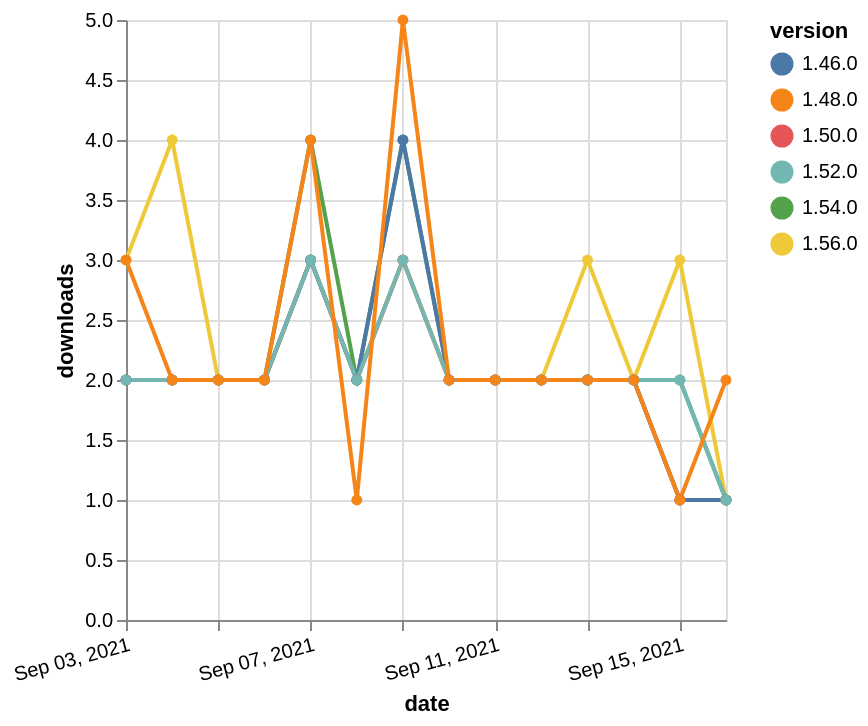

Vega-Lite specification stored for this chart:
### Vega-Lite specification from a JSON file in a GitHub repository (floating-point values rounded to 4 significant figures)
{"$schema": "https://vega.github.io/schema/vega-lite/v5.json", "description": "A simple bar chart with embedded data.", "data": {"values": [{"date": "2021-09-03", "total": 220, "delta": 3, "version": "1.56.0"}, {"date": "2021-09-04", "total": 224, "delta": 4, "version": "1.56.0"}, {"date": "2021-09-05", "total": 226, "delta": 2, "version": "1.56.0"}, {"date": "2021-09-06", "total": 228, "delta": 2, "version": "1.56.0"}, {"date": "2021-09-07", "total": 231, "delta": 3, "version": "1.56.0"}, {"date": "2021-09-08", "total": 233, "delta": 2, "version": "1.56.0"}, {"date": "2021-09-09", "total": 236, "delta": 3, "version": "1.56.0"}, {"date": "2021-09-10", "total": 238, "delta": 2, "version": "1.56.0"}, {"date": "2021-09-11", "total": 240, "delta": 2, "version": "1.56.0"}, {"date": "2021-09-12", "total": 242, "delta": 2, "version": "1.56.0"}, {"date": "2021-09-13", "total": 245, "delta": 3, "version": "1.56.0"}, {"date": "2021-09-14", "total": 247, "delta": 2, "version": "1.56.0"}, {"date": "2021-09-15", "total": 250, "delta": 3, "version": "1.56.0"}, {"date": "2021-09-16", "total": 251, "delta": 1, "version": "1.56.0"}, {"date": "2021-09-03", "total": 700, "delta": 2, "version": "1.54.0"}, {"date": "2021-09-04", "total": 702, "delta": 2, "version": "1.54.0"}, {"date": "2021-09-05", "total": 704, "delta": 2, "version": "1.54.0"}, {"date": "2021-09-06", "total": 706, "delta": 2, "version": "1.54.0"}, {"date": "2021-09-07", "total": 710, "delta": 4, "version": "1.54.0"}, {"date": "2021-09-08", "total": 712, "delta": 2, "version": "1.54.0"}, {"date": "2021-09-09", "total": 716, "delta": 4, "version": "1.54.0"}, {"date": "2021-09-10", "total": 718, "delta": 2, "version": "1.54.0"}, {"date": "2021-09-11", "total": 720, "delta": 2, "version": "1.54.0"}, {"date": "2021-09-12", "total": 722, "delta": 2, "version": "1.54.0"}, {"date": "2021-09-13", "total": 724, "delta": 2, "version": "1.54.0"}, {"date": "2021-09-14", "total": 726, "delta": 2, "version": "1.54.0"}, {"date": "2021-09-15", "total": 728, "delta": 2, "version": "1.54.0"}, {"date": "2021-09-16", "total": 729, "delta": 1, "version": "1.54.0"}, {"date": "2021-09-03", "total": 1472, "delta": 2, "version": "1.50.0"}, {"date": "2021-09-04", "total": 1474, "delta": 2, "version": "1.50.0"}, {"date": "2021-09-05", "total": 1476, "delta": 2, "version": "1.50.0"}, {"date": "2021-09-06", "total": 1478, "delta": 2, "version": "1.50.0"}, {"date": "2021-09-07", "total": 1481, "delta": 3, "version": "1.50.0"}, {"date": "2021-09-08", "total": 1483, "delta": 2, "version": "1.50.0"}, {"date": "2021-09-09", "total": 1486, "delta": 3, "version": "1.50.0"}, {"date": "2021-09-10", "total": 1488, "delta": 2, "version": "1.50.0"}, {"date": "2021-09-11", "total": 1490, "delta": 2, "version": "1.50.0"}, {"date": "2021-09-12", "total": 1492, "delta": 2, "version": "1.50.0"}, {"date": "2021-09-13", "total": 1494, "delta": 2, "version": "1.50.0"}, {"date": "2021-09-14", "total": 1496, "delta": 2, "version": "1.50.0"}, {"date": "2021-09-15", "total": 1497, "delta": 1, "version": "1.50.0"}, {"date": "2021-09-16", "total": 1498, "delta": 1, "version": "1.50.0"}, {"date": "2021-09-03", "total": 2027, "delta": 2, "version": "1.46.0"}, {"date": "2021-09-04", "total": 2029, "delta": 2, "version": "1.46.0"}, {"date": "2021-09-05", "total": 2031, "delta": 2, "version": "1.46.0"}, {"date": "2021-09-06", "total": 2033, "delta": 2, "version": "1.46.0"}, {"date": "2021-09-07", "total": 2036, "delta": 3, "version": "1.46.0"}, {"date": "2021-09-08", "total": 2038, "delta": 2, "version": "1.46.0"}, {"date": "2021-09-09", "total": 2042, "delta": 4, "version": "1.46.0"}, {"date": "2021-09-10", "total": 2044, "delta": 2, "version": "1.46.0"}, {"date": "2021-09-11", "total": 2046, "delta": 2, "version": "1.46.0"}, {"date": "2021-09-12", "total": 2048, "delta": 2, "version": "1.46.0"}, {"date": "2021-09-13", "total": 2050, "delta": 2, "version": "1.46.0"}, {"date": "2021-09-14", "total": 2052, "delta": 2, "version": "1.46.0"}, {"date": "2021-09-15", "total": 2053, "delta": 1, "version": "1.46.0"}, {"date": "2021-09-16", "total": 2054, "delta": 1, "version": "1.46.0"}, {"date": "2021-09-03", "total": 998, "delta": 2, "version": "1.52.0"}, {"date": "2021-09-04", "total": 1000, "delta": 2, "version": "1.52.0"}, {"date": "2021-09-05", "total": 1002, "delta": 2, "version": "1.52.0"}, {"date": "2021-09-06", "total": 1004, "delta": 2, "version": "1.52.0"}, {"date": "2021-09-07", "total": 1007, "delta": 3, "version": "1.52.0"}, {"date": "2021-09-08", "total": 1009, "delta": 2, "version": "1.52.0"}, {"date": "2021-09-09", "total": 1012, "delta": 3, "version": "1.52.0"}, {"date": "2021-09-10", "total": 1014, "delta": 2, "version": "1.52.0"}, {"date": "2021-09-11", "total": 1016, "delta": 2, "version": "1.52.0"}, {"date": "2021-09-12", "total": 1018, "delta": 2, "version": "1.52.0"}, {"date": "2021-09-13", "total": 1020, "delta": 2, "version": "1.52.0"}, {"date": "2021-09-14", "total": 1022, "delta": 2, "version": "1.52.0"}, {"date": "2021-09-15", "total": 1024, "delta": 2, "version": "1.52.0"}, {"date": "2021-09-16", "total": 1025, "delta": 1, "version": "1.52.0"}, {"date": "2021-09-03", "total": 1939, "delta": 3, "version": "1.48.0"}, {"date": "2021-09-04", "total": 1941, "delta": 2, "version": "1.48.0"}, {"date": "2021-09-05", "total": 1943, "delta": 2, "version": "1.48.0"}, {"date": "2021-09-06", "total": 1945, "delta": 2, "version": "1.48.0"}, {"date": "2021-09-07", "total": 1949, "delta": 4, "version": "1.48.0"}, {"date": "2021-09-08", "total": 1950, "delta": 1, "version": "1.48.0"}, {"date": "2021-09-09", "total": 1955, "delta": 5, "version": "1.48.0"}, {"date": "2021-09-10", "total": 1957, "delta": 2, "version": "1.48.0"}, {"date": "2021-09-11", "total": 1959, "delta": 2, "version": "1.48.0"}, {"date": "2021-09-12", "total": 1961, "delta": 2, "version": "1.48.0"}, {"date": "2021-09-13", "total": 1963, "delta": 2, "version": "1.48.0"}, {"date": "2021-09-14", "total": 1965, "delta": 2, "version": "1.48.0"}, {"date": "2021-09-15", "total": 1966, "delta": 1, "version": "1.48.0"}, {"date": "2021-09-16", "total": 1968, "delta": 2, "version": "1.48.0"}]}, "width": "container", "mark": {"type": "line", "point": {"filled": true}}, "encoding": {"x": {"field": "date", "type": "temporal", "timeUnit": "yearmonthdate", "title": "date", "axis": {"labelAngle": -15}}, "y": {"field": "delta", "type": "quantitative", "title": "downloads"}, "color": {"field": "version", "type": "nominal"}, "tooltip": {"field": "delta"}}}
